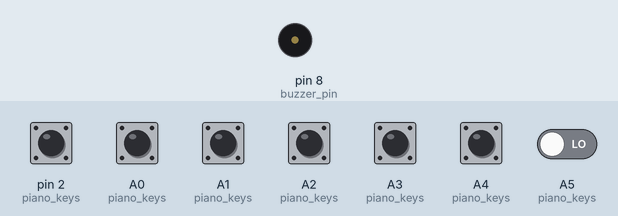
The sketch below on a simulated Arduino Uno, built with avr-gcc and run on an emulated ATmega328P. On the bench: buzzer (waves = sounding). The test bench sets the inputs (shaded band); at power-on: A0 (piano_keys), A1 (piano_keys), A2 (piano_keys), A3 (piano_keys), A4 (piano_keys), A5 (piano_keys), pin 2 (piano_keys) LOW. What the sketch prints to the serial monitor is not drawn.

Above: at 1.2 s.
1.3 s: pin 2 (piano_keys) pulled HIGH for 0.15 s
At 1.37 s:
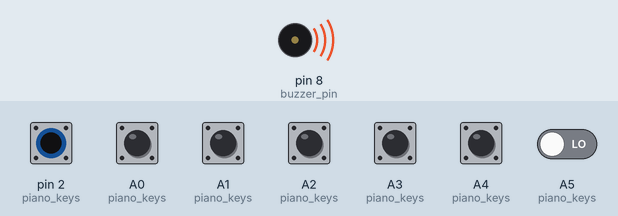
2.9 s: A0 (piano_keys) pulled HIGH for 0.15 s
At 3.8 s:
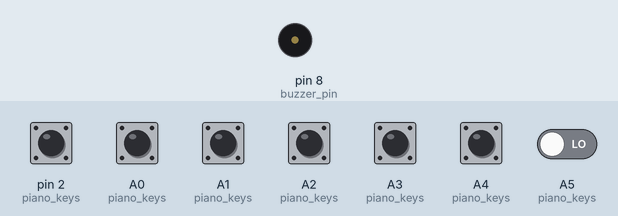
6.0 s: A1 (piano_keys) pulled HIGH for 0.15 s
At 6.07 s:
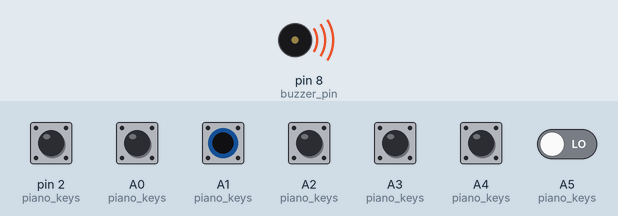
9.1 s: A2 (piano_keys) pulled HIGH for 0.15 s
At 9.8 s:
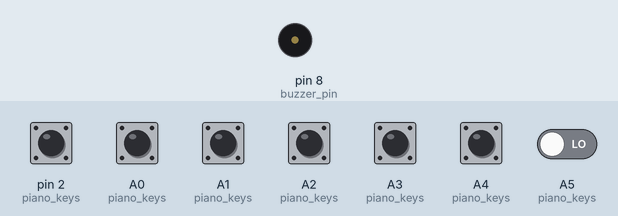
12.2 s: A3 (piano_keys) pulled HIGH for 0.15 s
At 12.27 s:
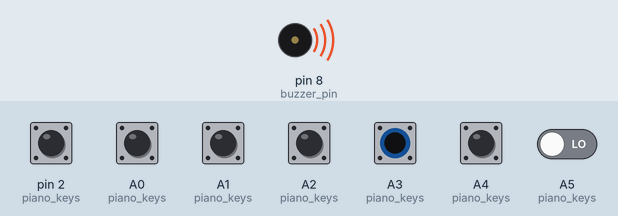
15.3 s: A4 (piano_keys) pulled HIGH for 0.15 s
At 16.8 s:
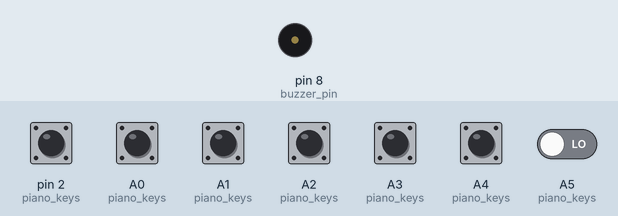
Timing chart, 0 to 18.3 s (numbered marks = the images above; inputs shaded):
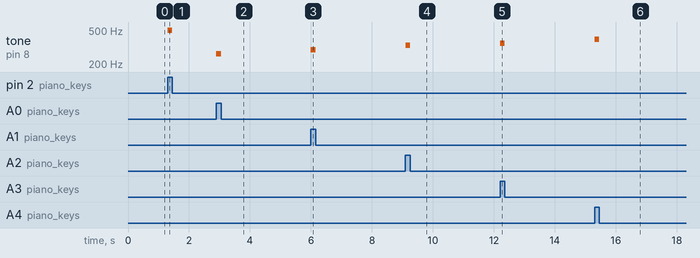

The sketch:

Lab01_Basic.ino
```cpp
// (licence header left out)
#include "pitches.h"

const int buzzer_pin = 8;
const unsigned int buttom_num = 7;
class piano_key
{
public:
    piano_key(int pin, int melody): pin(pin), melody(melody) {}
    int pin, melody;
};
const piano_key piano_keys[buttom_num] = {
    {A0, NOTE_C4},
    {A1, NOTE_D4},
    {A2, NOTE_E4},
    {A3, NOTE_F4},
    {A4, NOTE_G4},
    {A5, NOTE_A4},
    { 2, NOTE_B4},
};

//unsigned int pressed_buttom_index; // [TODO] find out why declare this variable in loop() will make "if statement" failed

void setup()
{
    for(unsigned int i = 0;i < buttom_num;++i)
    {
        pinMode(piano_keys[i].pin, INPUT);
    }
    Serial.begin(115200);
}

void loop()
{
    int pressed_buttom_index = -1;
    //unsigned int pressed_buttom_index;
    for(unsigned int i = 0;i < buttom_num;++i)
    {
        if(digitalRead(piano_keys[i].pin))
        {
            pressed_buttom_index = i;
            break;
        }
    }

    Serial.print(pressed_buttom_index);
    if(pressed_buttom_index == -1)
    {
        Serial.write(" No Tone\n");
        noTone(buzzer_pin);
    }
    else
    {
        Serial.write(" Bee\n");
        tone(buzzer_pin, piano_keys[pressed_buttom_index].melody);
    }
}
```

pitches.h
```cpp
/*************************************************
 * Public Constants
 *************************************************/

#define NOTE_B0  31
#define NOTE_C1  33
#define NOTE_CS1 35
#define NOTE_D1  37
#define NOTE_DS1 39
#define NOTE_E1  41
#define NOTE_F1  44
#define NOTE_FS1 46
#define NOTE_G1  49
#define NOTE_GS1 52
#define NOTE_A1  55
#define NOTE_AS1 58
#define NOTE_B1  62
#define NOTE_C2  65
#define NOTE_CS2 69
#define NOTE_D2  73
#define NOTE_DS2 78
#define NOTE_E2  82
#define NOTE_F2  87
#define NOTE_FS2 93
#define NOTE_G2  98
#define NOTE_GS2 104
#define NOTE_A2  110
#define NOTE_AS2 117
#define NOTE_B2  123
#define NOTE_C3  131
#define NOTE_CS3 139
#define NOTE_D3  147
#define NOTE_DS3 156
#define NOTE_E3  165
#define NOTE_F3  175
#define NOTE_FS3 185
#define NOTE_G3  196
#define NOTE_GS3 208
#define NOTE_A3  220
#define NOTE_AS3 233
#define NOTE_B3  247
#define NOTE_C4  262
#define NOTE_CS4 277
#define NOTE_D4  294
#define NOTE_DS4 311
#define NOTE_E4  330
#define NOTE_F4  349
#define NOTE_FS4 370
#define NOTE_G4  392
#define NOTE_GS4 415
#define NOTE_A4  440
#define NOTE_AS4 466
#define NOTE_B4  494
#define NOTE_C5  523
#define NOTE_CS5 554
#define NOTE_D5  587
#define NOTE_DS5 622
#define NOTE_E5  659
#define NOTE_F5  698
#define NOTE_FS5 740
#define NOTE_G5  784
#define NOTE_GS5 831
#define NOTE_A5  880
#define NOTE_AS5 932
#define NOTE_B5  988
#define NOTE_C6  1047
#define NOTE_CS6 1109
#define NOTE_D6  1175
#define NOTE_DS6 1245
#define NOTE_E6  1319
#define NOTE_F6  1397
#define NOTE_FS6 1480
#define NOTE_G6  1568
#define NOTE_GS6 1661
#define NOTE_A6  1760
#define NOTE_AS6 1865
#define NOTE_B6  1976
#define NOTE_C7  2093
#define NOTE_CS7 2217
#define NOTE_D7  2349
#define NOTE_DS7 2489
#define NOTE_E7  2637
#define NOTE_F7  2794
#define NOTE_FS7 2960
#define NOTE_G7  3136
#define NOTE_GS7 3322
#define NOTE_A7  3520
#define NOTE_AS7 3729
#define NOTE_B7  3951
#define NOTE_C8  4186
#define NOTE_CS8 4435
#define NOTE_D8  4699
#define NOTE_DS8 4978
```

Measured:
- after the input at 1.3 s, tone on pin 8 (buzzer_pin): silent → 494 Hz at once, → silent 0.15 s later
- after the input at 2.9 s, tone on pin 8 (buzzer_pin): silent → 262 Hz at once, → silent 0.15 s later
- after the input at 6.0 s, tone on pin 8 (buzzer_pin): silent → 294 Hz at once, → silent 0.15 s later
- after the input at 9.1 s, tone on pin 8 (buzzer_pin): silent → 330 Hz at once, → silent 0.15 s later
- after the input at 12.2 s, tone on pin 8 (buzzer_pin): silent → 349 Hz at once, → silent 0.15 s later
- after the input at 15.3 s, tone on pin 8 (buzzer_pin): silent → 392 Hz at once, → silent 0.15 s later
